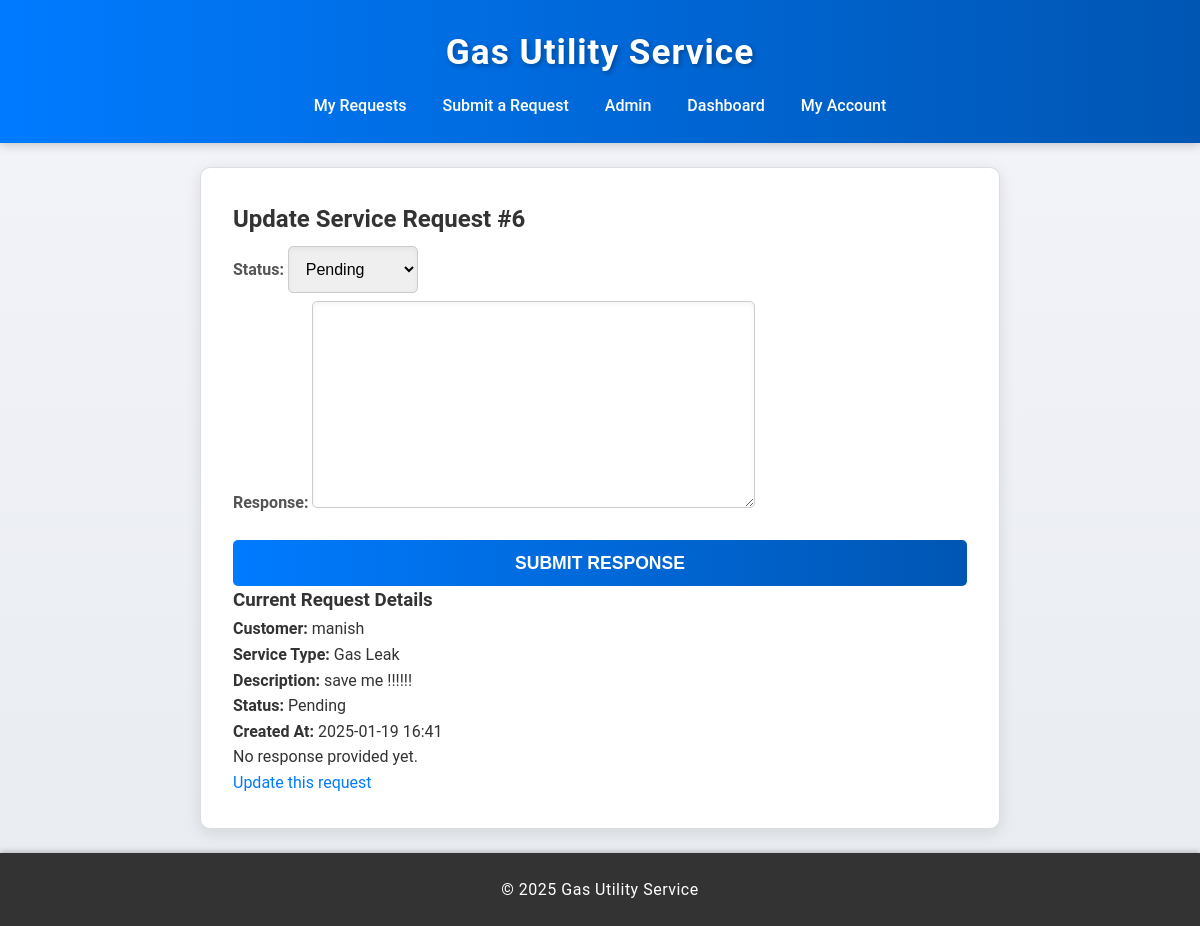
Page /update/6/ (signed in) on the earlier database version.
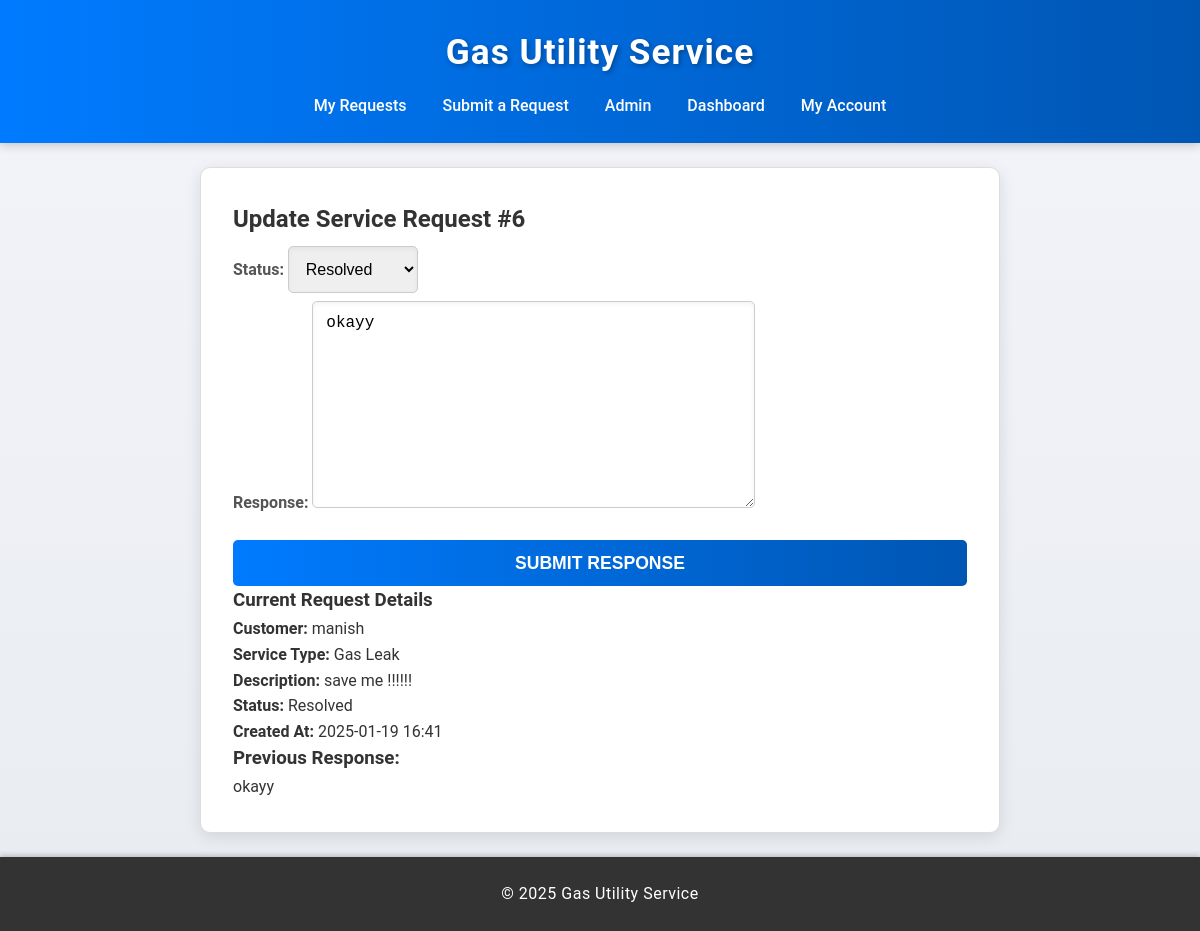
Same page on the later database version.
### service_requests/models.py (models this page shows)
class ServiceRequest(models.Model):
    SERVICE_TYPES = [
        ('gas_leak', 'Gas Leak'),
        ('billing', 'Billing Issue'),
        ('account', 'Account Update'),
    ]
    STATUS_CHOICES = [
        ('pending', 'Pending'),
        ('in_progress', 'In Progress'),
        ('resolved', 'Resolved'),
    ]
    customer = models.ForeignKey(Customer, on_delete=models.CASCADE)
    service_type = models.CharField(max_length=20, choices=SERVICE_TYPES)
    description = models.TextField()
    status = models.CharField(max_length=20, choices=STATUS_CHOICES, default='pending')
    created_at = models.DateTimeField(auto_now_add=True)
    updated_at = models.DateTimeField(auto_now=True)
    resolved_at = models.DateTimeField(null=True, blank=True)
    attachments = models.FileField(upload_to='attachments/', blank=True, null=True)
    response = models.TextField(null=True, blank=True)  # Add the response field here

class Customer(models.Model):
    user = models.OneToOneField(User, on_delete=models.CASCADE)
    phone_number = models.CharField(max_length=15)
    address = models.TextField()

### service_requests/views.py (the view, shortened to what this page needs)
# urls.py: path('update/<int:pk>/', ServiceRequestUpdateView.as_view(), name='update_service_request'),
class ServiceRequestUpdateView(LoginRequiredMixin, UpdateView):
    model = ServiceRequest
    form_class = SupportResponseForm
    template_name = 'service_requests/update_service_request.html'
    context_object_name = 'service_request'
    def get_queryset(self):
        return ServiceRequest.objects.filter(customer=self.request.user.customer)

### service_requests/forms.py
class SupportResponseForm(forms.ModelForm):
    class Meta:
        model = ServiceRequest
        fields = ['status', 'response']

### service_requests/templates/service_requests/update_service_request.html (shortened to what this page needs)
{% extends "base.html" %}
{% block content %}
<h2>Update Service Request #{{ service_request.id }}</h2>
<form method="post">
    {{ form.as_p }}
    <button type="submit">Submit Response</button>
</form>
<h3>Current Request Details</h3>
<p><strong>Customer:</strong> {{ service_request.customer.user.username }}</p>
<p><strong>Service Type:</strong> {{ service_request.get_service_type_display }}</p>
<p><strong>Description:</strong> {{ service_request.description }}</p>
<p><strong>Status:</strong> {{ service_request.get_status_display }}</p>
<p><strong>Created At:</strong> {{ service_request.created_at|date:"Y-m-d H:i" }}</p>
{% if service_request.response %}
    <h3>Previous Response:</h3>
    <p>{{ service_request.response }}</p>
{% else %}
    <p>No response provided yet.</p>
<a href="{% url 'update_service_request' service_request.id %}">Update this request</a>
{% endif %}
{% endblock %}

Differences in the rows shown:
changed ServiceRequest "Gas Leak": status "Pending" → "Resolved"; response (not shown) → "okayy"
Other differences:
text no longer shown: "No response provided yet. Update this request"
text now shown: "Previous Response:"
